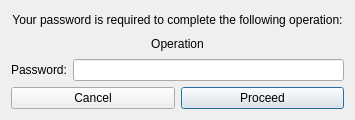
<?xml version="1.0" encoding="UTF-8"?>
<ui version="4.0">
 <class>PasswordValidation</class>
 <widget class="QDialog" name="PasswordValidation">
  <property name="geometry">
   <rect>
    <x>0</x>
    <y>0</y>
    <width>355</width>
    <height>120</height>
   </rect>
  </property>
  <property name="sizePolicy">
   <sizepolicy hsizetype="Fixed" vsizetype="Fixed">
    <horstretch>0</horstretch>
    <verstretch>0</verstretch>
   </sizepolicy>
  </property>
  <property name="minimumSize">
   <size>
    <width>355</width>
    <height>120</height>
   </size>
  </property>
  <property name="maximumSize">
   <size>
    <width>355</width>
    <height>120</height>
   </size>
  </property>
  <property name="windowTitle">
   <string>Dialog</string>
  </property>
  <layout class="QVBoxLayout" name="verticalLayout">
   <item>
    <widget class="QLabel" name="label_2">
     <property name="text">
      <string>Your password is required to complete the following operation:</string>
     </property>
     <property name="alignment">
      <set>Qt::AlignCenter</set>
     </property>
    </widget>
   </item>
   <item>
    <widget class="QLabel" name="label_OperationName">
     <property name="text">
      <string>Operation</string>
     </property>
     <property name="alignment">
      <set>Qt::AlignCenter</set>
     </property>
    </widget>
   </item>
   <item>
    <layout class="QHBoxLayout" name="horizontalLayout">
     <item>
      <widget class="QLabel" name="label">
       <property name="text">
        <string>Password:</string>
       </property>
      </widget>
     </item>
     <item>
      <widget class="QLineEdit" name="lineEdit_Password"/>
     </item>
    </layout>
   </item>
   <item>
    <layout class="QHBoxLayout" name="horizontalLayout_2">
     <item>
      <widget class="QPushButton" name="pushButton_Cancel">
       <property name="text">
        <string>Cancel</string>
       </property>
       <property name="autoDefault">
        <bool>false</bool>
       </property>
      </widget>
     </item>
     <item>
      <widget class="QPushButton" name="pushButton_Proceed">
       <property name="text">
        <string>Proceed</string>
       </property>
       <property name="default">
        <bool>true</bool>
       </property>
      </widget>
     </item>
    </layout>
   </item>
  </layout>
 </widget>
 <resources/>
 <connections/>
</ui>
